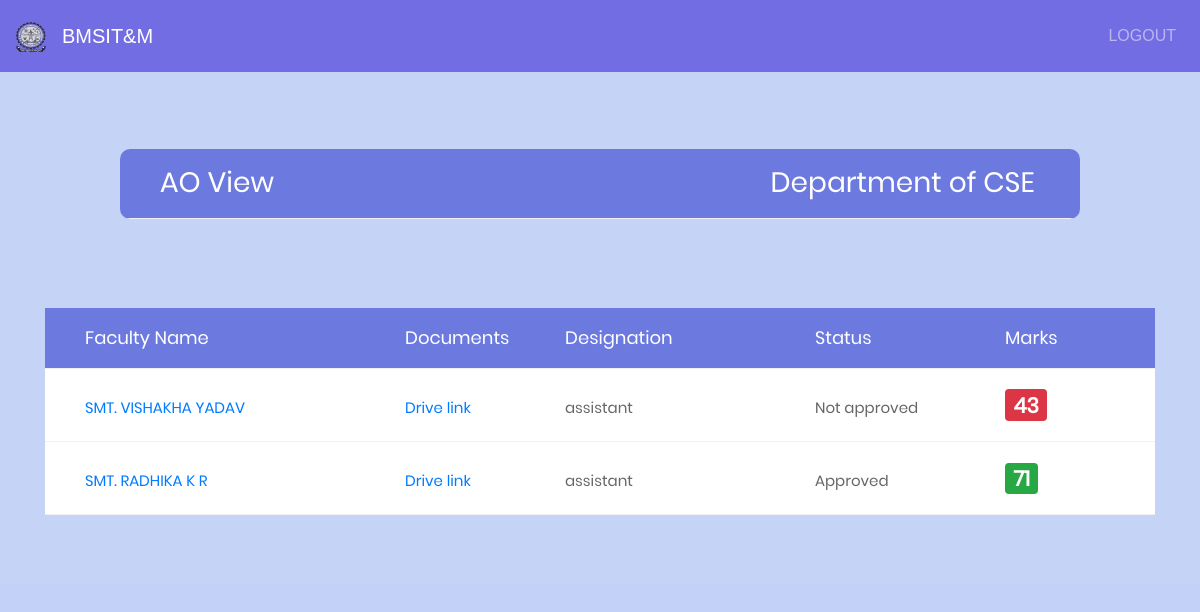
The page /ao_approved/CSE on the database as committed earlier.
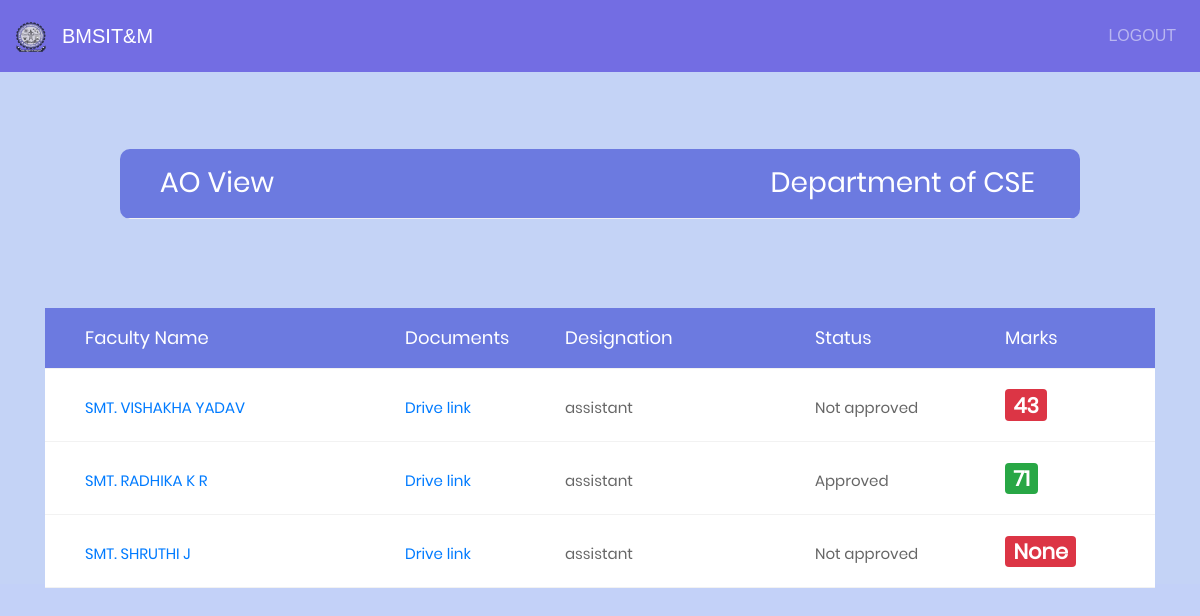
The same page on the database as committed later.
### facform1/models.py (models this page shows, shortened)
class remarks2(models.Model):
	ta_prin_remarks = models.TextField( blank=True, null=True)
	ta_prin_remarks1 = models.TextField( blank=True, null=True)
	prin_marks1 = models.IntegerField( blank=True, null=True)
	prin_marks2 = models.IntegerField( blank=True, null=True)
	prin_marks3 = models.IntegerField( blank=True, null=True)
	total_marks = models.IntegerField( blank=True, null=True)
	info = models.ForeignKey('User', on_delete=models.CASCADE,null=True)
	department = models.ForeignKey('Department', on_delete=models.CASCADE,null=True)

class User(AbstractUser):
	phone = models.BigIntegerField(null=True)
	department = models.ForeignKey('Department', on_delete=models.CASCADE,null=True)
	designation = models.ForeignKey('Designation', on_delete=models.CASCADE,null=True)
	teach_status = models.BooleanField(default=False)
	hod_status = models.BooleanField(default=False)
	principal_status = models.BooleanField(default=False)
	doc_link = models.CharField(max_length=2000, blank=True, null=True)
	info = models.CharField(max_length=20, blank=True, null=True)
	def __str__(self):
		return self.username

class Designation(models.Model):
	name = models.CharField(max_length=20, blank=True, null=True)
	def __str__(self):
		return self.name

### facform1/views.py (the view)
# urls.py: url(r'^ao_approved/(?P<dept>[\w\-]+)$', views.ao_approved,name="ao_approved"),
def ao_approved(request,dept):
	general = remarks2.objects.filter(department__name=dept)
	dept = {'dept':dept,'general':general}
	return render(request,'ao_approved.html',context=dept)

### templates/ao_approved.html (shortened to what this page needs)
{% load staticfiles %}
<!DOCTYPE html>
{% load staticfiles %}
<html lang="en">
<head>
	<link rel="stylesheet" type="text/css" href="{% static "vendor/bootstrap/css/bootstrap.min.css" %}">
	<link rel="stylesheet" type="text/css" href="{% static "fonts/font-awesome-4.7.0/css/font-awesome.min.css" %}">
	<link rel="stylesheet" type="text/css" href="{% static "vendor/animate/animate.css" %}">
	<link rel="stylesheet" type="text/css" href="{% static "vendor/select2/select2.min.css" %}">
	<link rel="stylesheet" type="text/css" href="{% static "vendor/perfect-scrollbar/perfect-scrollbar.css" %}">
	<link rel="stylesheet" type="text/css" href="{% static "css/util.css" %}">
	<link rel="stylesheet" type="text/css" href="{% static "css/main1.css" %}">
</head>
<body style="background:#c3d1f8">
{% include 'partials/nav_primary.html' %}
<div style="margin-top:-18%;">
	<div class="container-table100">
		<div class="wrap-table100">
				<div class="table">
					<div class="row header">
						<div class="cell">
							<h3>AO View</h3>
						</div>
						<div class="cell">
							<h3>Department of {{dept}}</h3>
						</div>
					</div>
				</div>
					</div>
						</div>
					</div>
	<div style="margin-top:-23%;" class="limiter">
		<div class="container">
			<div class="wrap-table150">
					<div class="table">
						<div class="row header">
							<div class="cell">
								Faculty Name
							</div>
							<div class="cell">
								Documents
							</div>
							<div class="cell">
								Designation
							</div>
              <div class="cell">
								Status
							</div>
              <div class="cell">
								Marks
							</div>
            </div>
            {% for x in general %}
						<div class="row">
							<div class="cell" data-title="Faculty Name">
                <a {% if x.info.designation == 'hod' %} href="/ao_hod_display/{{x.info}}"
                 {% elif x.info.designation.name == 'associate' %} href="/ao_teacher1_display/{{x.info}}"
                 {% elif x.info.designation.name == 'professor' %} href="/ao_teacher1_display/{{x.info}}"
                 {% elif x.info.designation.name == 'assistant' %} href="/ao_teacher_display/{{x.info}}"
                 {% endif %}>{{x.info.first_name}}</a>
              </div>
							<div class="cell" data-title="Documents">
								<a href="{{x.info.doc_link}}">Drive link</a>
							</div>
							<div class="cell" data-title="designation">
								<p>{{x.info.designation}}</p>
							</div>
								<div class="cell" data-title="status">
                  {% if x.total_marks >= 60 %} Approved {% else  %} Not approved {% endif %}
							</div>
              <div class="cell" data-title="Marks">
                {% if x.total_marks >= 60 %}
                <h3><span class="badge badge-success">{{x.total_marks}}</span></h3>
                {% else %}
                <h3><span class="badge badge-danger">{{x.total_marks}}</span></h3>
                {% endif %}
            </div>
						</div>
            {% endfor %}
					</div>
			</div>
		</div>
	</div>
</body>
</html>

Rows that differ between the two databases and show on the page:
added remarks2: info.first_name "SMT. SHRUTHI J", info.designation "assistant", shows "Not approved", total_marks "None"
